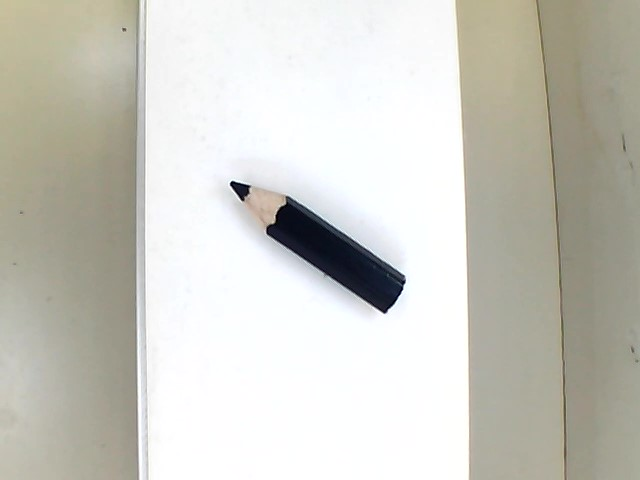
#> input picture project/picture/black.jpg, 640 x 480 px
$ python black.py
#> lines starting #> are read from the running program, lines starting #| are printed output that depends on the picture; after the words box and inside, x2 and y2 are one past the last pixel; in counts of white or black regions, pixels touching at a corner belong together
import numpy as np
import cv2

img = cv2.imread('black.jpg')
#> img is the input picture: shape (480, 640, 3); mean B, G, R 195.1, 203.1, 203.9

hsv = cv2.cvtColor(img,cv2.COLOR_BGR2HSV)
#> hsv: shape (480, 640, 3); mean H, S, V 52.7, 19.9, 205.6

lower_red = np.array([100,0,0])
upper_red = np.array([130,255,78])

mask1 = cv2.inRange(hsv, lower_red, upper_red)
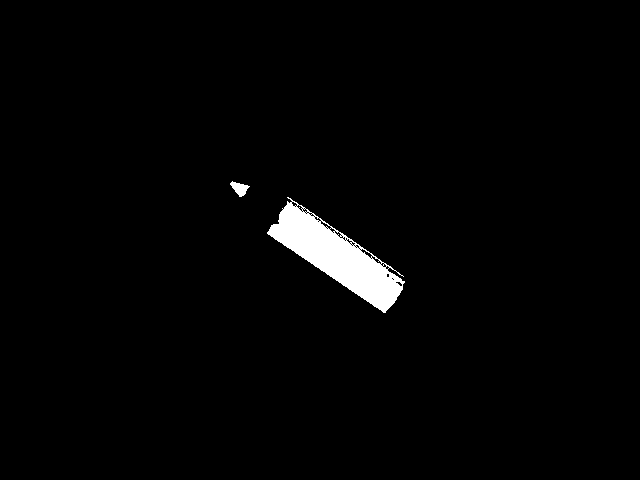
#> mask1: shape (480, 640); 1.9% white; 2 white regions, box (x1, y1, x2, y2) and area: (267, 197, 405, 313) 5734, (230, 181, 250, 197) 167
res2 = cv2.bitwise_and(img,img, mask= mask1)

kernel = np.ones((7,7),np.uint8)

closing = cv2.morphologyEx(mask1,cv2.MORPH_CLOSE,kernel)
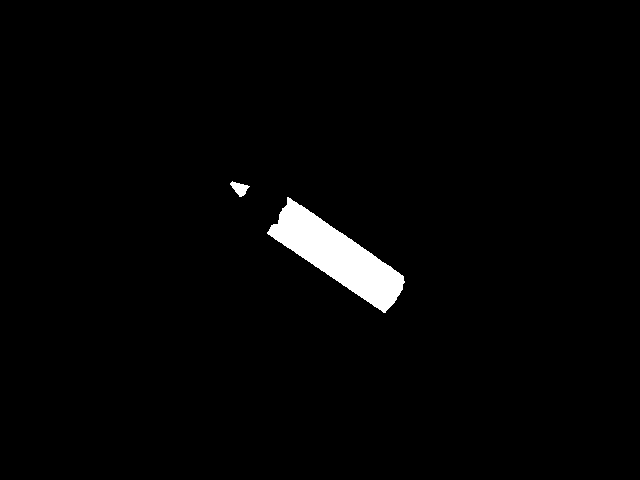
#> closing: shape (480, 640); 2% white; 2 white regions, box (x1, y1, x2, y2) and area: (267, 197, 405, 313) 6048, (230, 181, 250, 197) 167
erosion = cv2.erode(closing,kernel,iterations = 2)
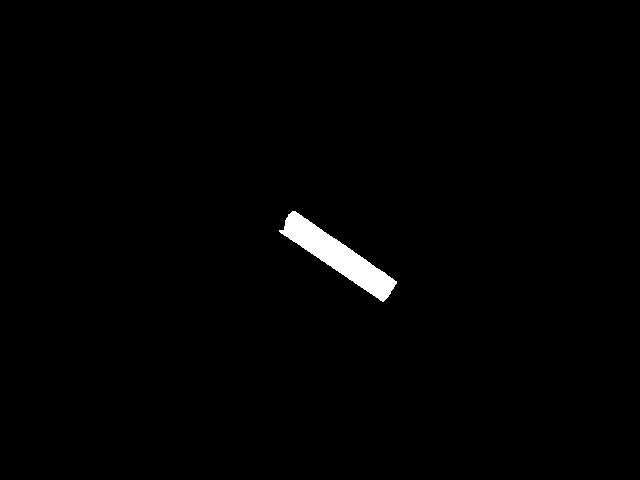
#> erosion: shape (480, 640); 1.1% white; 1 white region, box (x1, y1, x2, y2) and area: (279, 211, 397, 302) 3250


cv2.imshow('erosion',erosion)
cv2.imshow('closing',closing)
cv2.imshow('img',img)
cv2.imshow('mask',mask1)
cv2.imshow('res',res2)

#อันนี้ตอน ero เเล้วมันเล็กลงเยอะไปหน่อย
